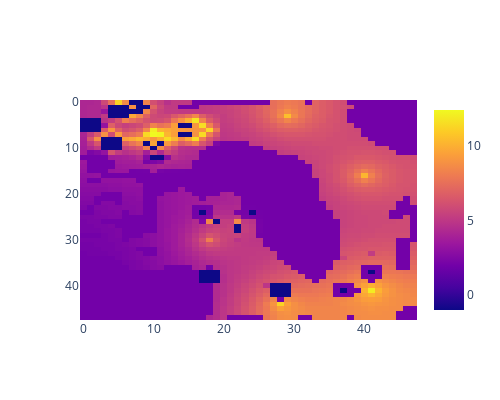

Notebook cell for this chart:
### Code cell
cm = agent.master.pathfinder.generate_costmap(
    unit, friendly_light=True, enemy_light=True, override_step=5
)
util.show_map_array(cm)

### Figure 1 — Plotly figure (JSON) as saved in the notebook; plotly's stock layout.template omitted (floating-point values rounded to 4 significant figures; data arrays with more than 128 entries replaced by an {"elided": "..."} marker saying what was removed)
{"data": [{"type": "heatmap", "z": {"elided": "48x48 float values"}}], "layout": {"height": 400, "width": 500, "xaxis": {"autorange": true, "range": [-0.5, 47.5]}, "yaxis": {"autorange": true, "range": [47.5, -0.5]}}}
